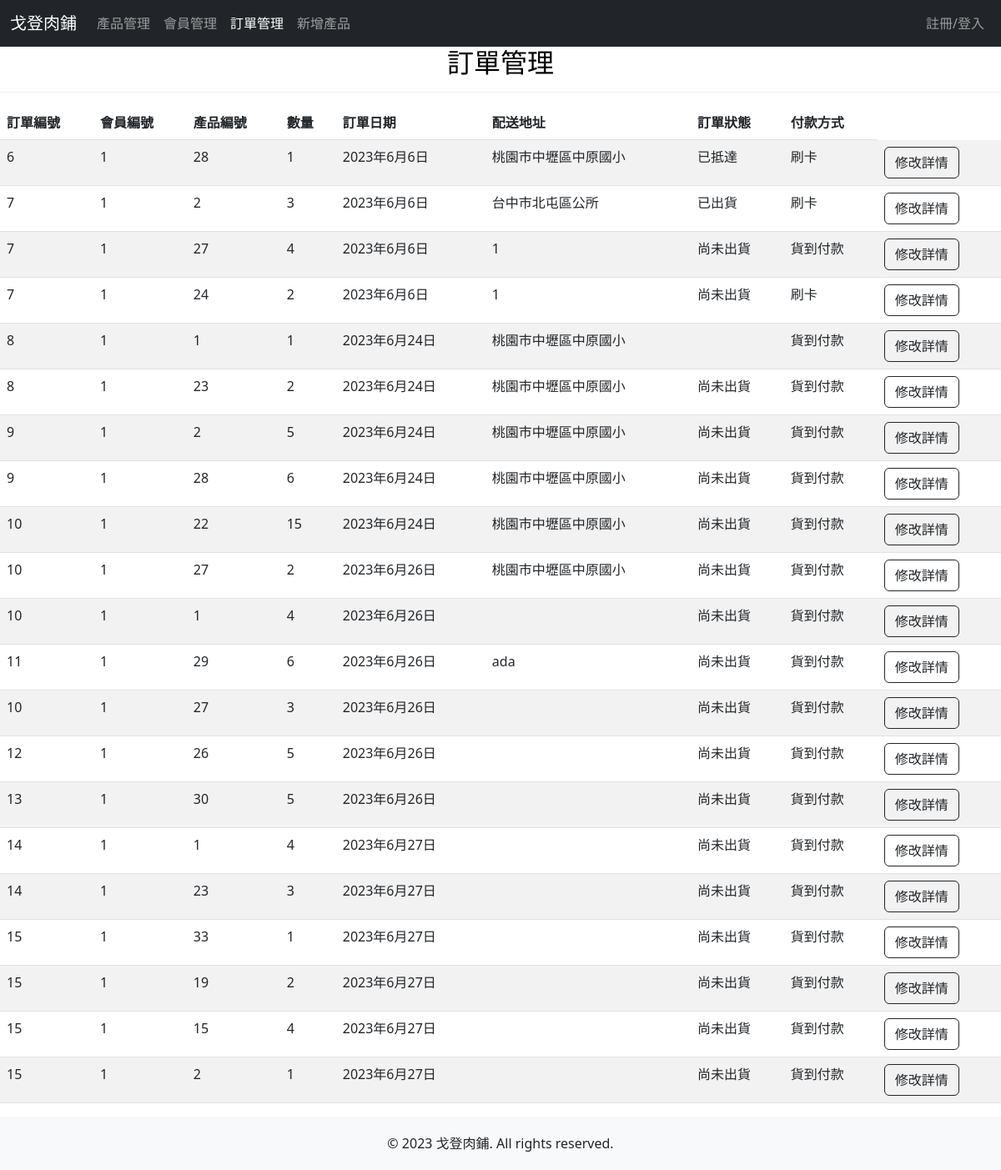
The page /orders_view/ on the database as committed earlier.
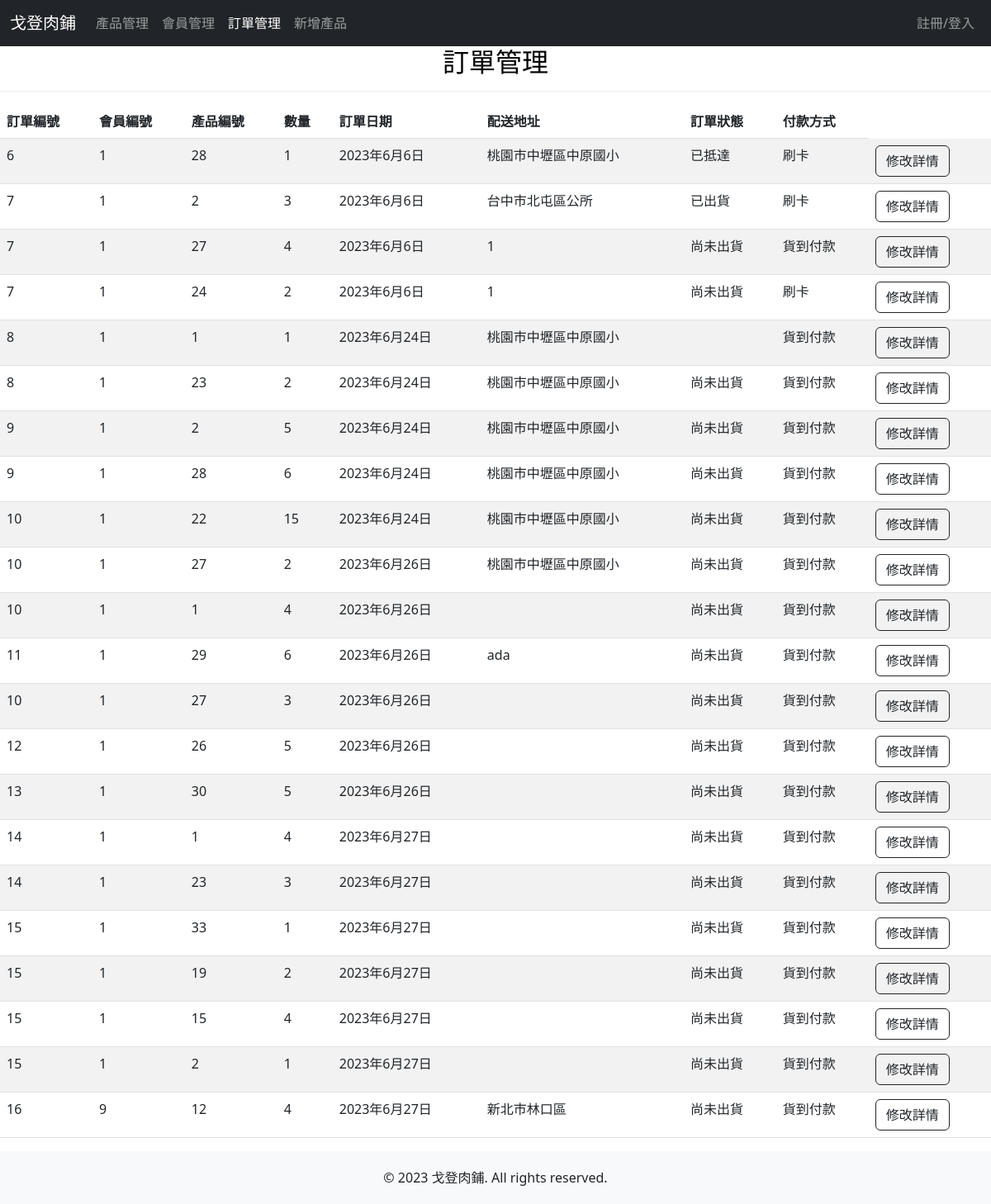
The same page on the database as committed later.
### mywebsite/models.py (models this page shows)
class order_detail(models.Model):
    PAYMENT_METHOD_CHOICES = [
        ('COD', '貨到付款'),
        ('CC', '刷卡'),
        ('CVS', '超商'),
    ]
    ORDER_STATUS_CHOICES = [
        ('NOT_SHIPPED', '尚未出貨'),
        ('SHIPPED', '已出貨'),
        ('ARRIVED', '已抵達'),
    ]
    ODID = models.AutoField('訂單明細編號', primary_key=True)
    OID = models.IntegerField('訂單編號')
    MID = models.CharField('會員編號', max_length=1000)
    PID = models.CharField('產品編號', max_length=1000)
    PNUM = models.IntegerField('數量')
    ODate = models.DateField('訂單日期', auto_now_add=True)
    OAddr = models.CharField('配送地址', max_length=100)
    OStatus = models.CharField('訂單狀態',max_length=12, choices=ORDER_STATUS_CHOICES, default='NOT_SHIPPED')
    OPayment = models.CharField('付款方式',max_length=3, choices=PAYMENT_METHOD_CHOICES, default='COD')

### mywebsite/views.py (the view)
# urls.py: path('orders_view/', views.orders_view),
def orders_view(request):
    ord = order_detail.objects.all()
    return render(request, 'orders_page.html', locals())

### templates/orders_page.html (shortened to what the changed rows need)
<!DOCTYPE html>
<html>
    <head>
        <link href="https://cdn.jsdelivr.net/npm/bootstrap@5.3.0-alpha3/dist/css/bootstrap.min.css" rel="stylesheet">
        {% load static %}
        <link href="{% static 'css/styles.css'%}" rel="stylesheet" />
        <link rel="stylesheet" href="https://use.fontawesome.com/releases/v5.6.3/css/all.css"
>
    </head>
    <body id="page-top">
        <div id = "order">
            <div class="color-block h2-with-border">
              <h2 class="tit">訂單管理</h2>
            </div>
            <div class="table-responsive">
              <table class="table table-striped table-hover table-custom">
                <thead class="thead-dark">
                <thead>
                  <tr>
                    <th>訂單編號</th>
                    <th>會員編號</th>
                    <th>產品編號</th>
                    <th>數量</th>
                    <th>訂單日期</th>
                    <th>配送地址</th>
                    <th>訂單狀態</th>
                    <th>付款方式</th>
                  </tr>
                </thead>
                <tbody>
                  {% for o in ord %}
                  <tr>
                    <form action="/or_e_view/" method = "POST">{% csrf_token %}
                      <td>{{ o.OID }}</td>
                      <td>{{ o.MID }}</td>
                      <td>{{ o.PID }}</td>
                      <td>{{ o.PNUM }}</td>
                      <td>{{ o.ODate }}</td>
                      <td>{{ o.OAddr }}</td>
                      <td>
                        {% if o.OStatus == 'NOT_SHIPPED' %}尚未出貨{% endif %}
                        {% if o.OStatus == 'SHIPPED' %}已出貨{% endif %}
                        {% if o.OStatus == 'ARRIVED' %}已抵達{% endif %}
                      </td>
                      <td>
                        {% if o.OPayment == 'COD' %}貨到付款{% endif %}
                        {% if o.OPayment == 'CC' %}刷卡{% endif %}
                      </td>
                      <td>
                        <input type="submit" value="修改詳情" class="btn btn-outline-dark">
                      </td>
                    </form>
                  </tr>
                  {% endfor %}
              </table>
            </div>
          </div>
</body>
</html>

Rows that differ between the two databases and show on the page:
added order_detail: OID "16", MID "9", PID "12", PNUM "4", ODate "2023年6月27日", OAddr "新北市林口區", OStatus "尚未出貨", OPayment "貨到付款"
